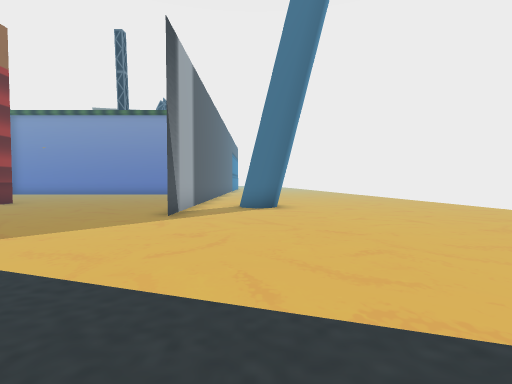
[1] (above)

24 first-person views from a walk through a scene from a Unity 3-D project. The camera is 1.5 m above the floor, tilts 2° down and sees 85° across. The floor is counted in squares, 2 m on a side. Each view is taken from the middle of a square. On the plan, view 1 faces up. The plan holds only what a view shows up to about 10 squares ahead; the rest is blank. The place goes on beyond the plan. The player character is not drawn.

[2]
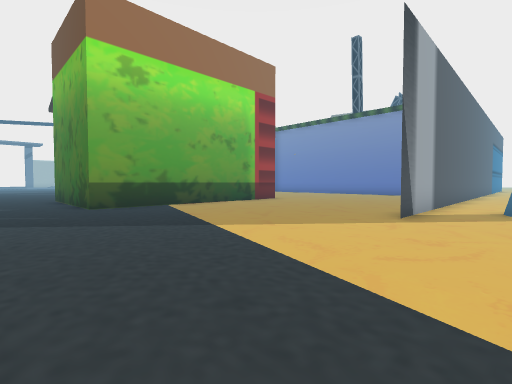

[3]
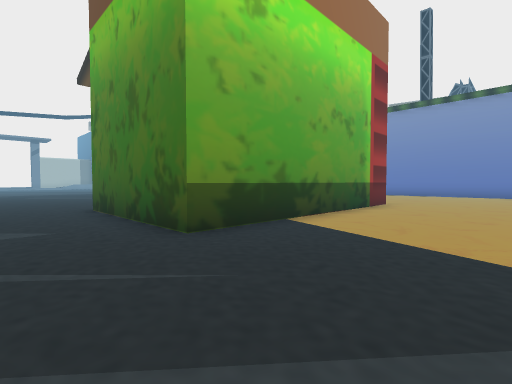

[4]
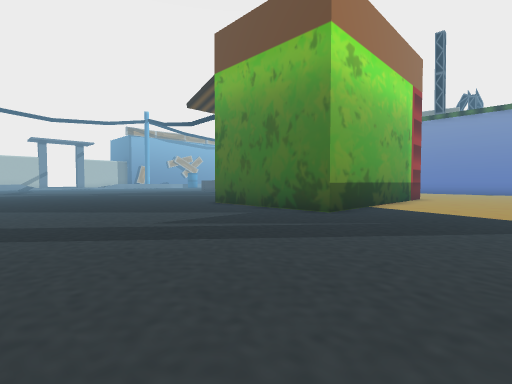

[5]
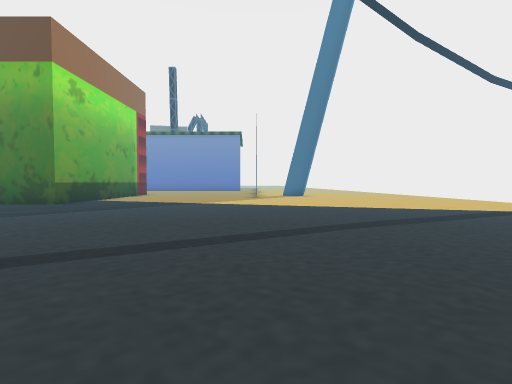

[6]
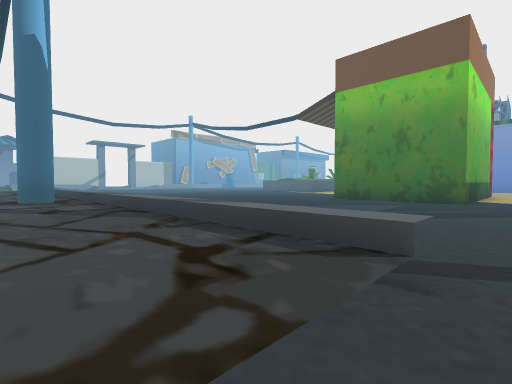

[7]
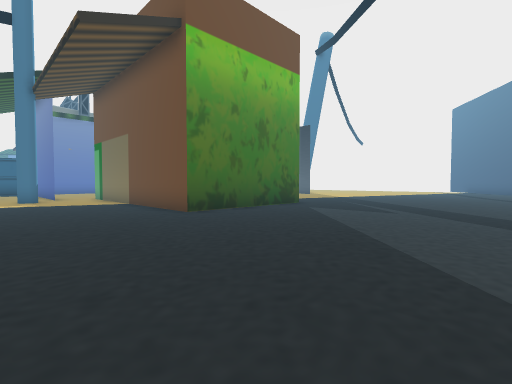

[8]
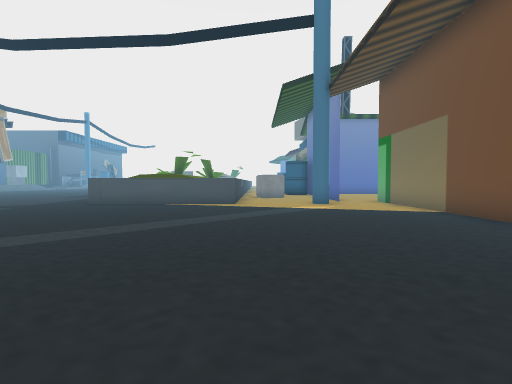

[9]
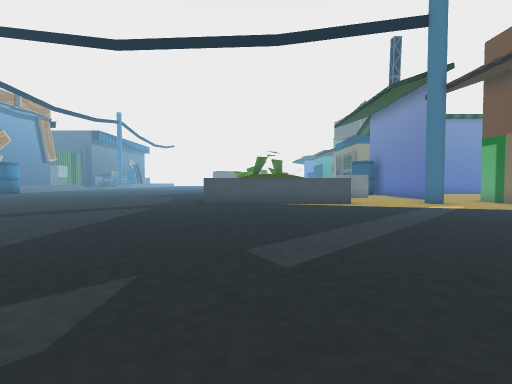

[10]
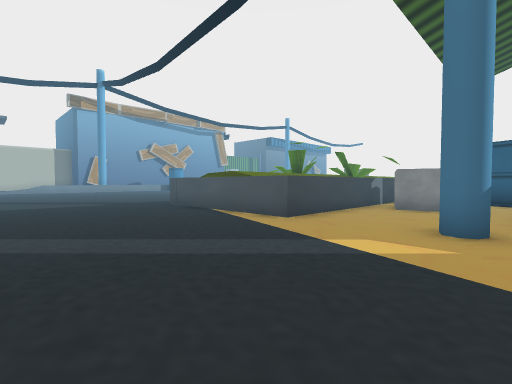

[11]
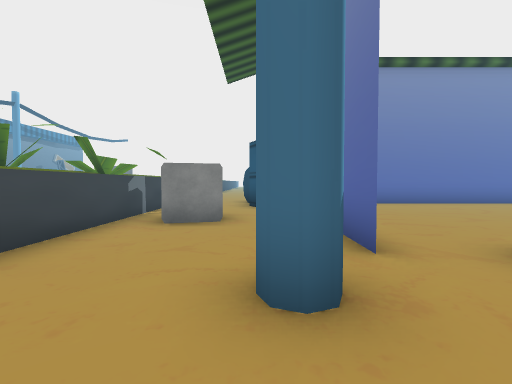

[12]
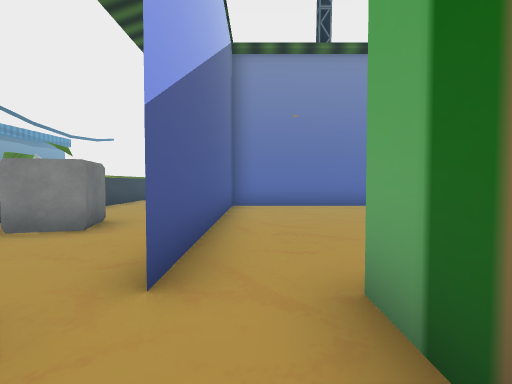

[13]
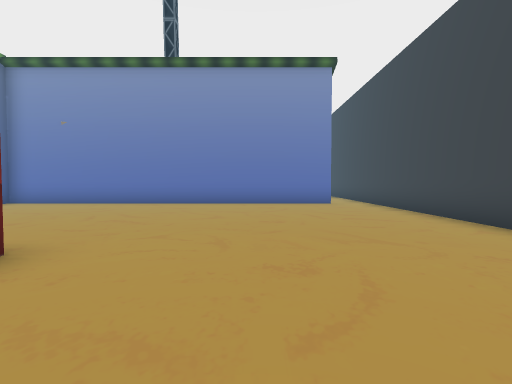

[14]
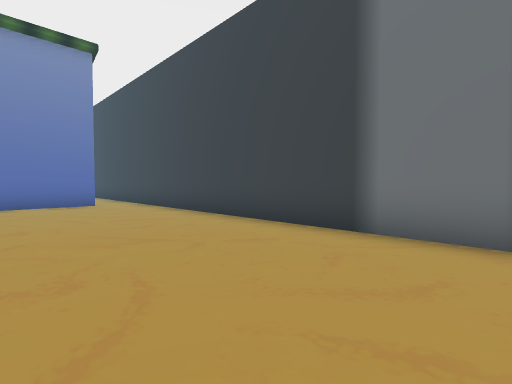

[15]
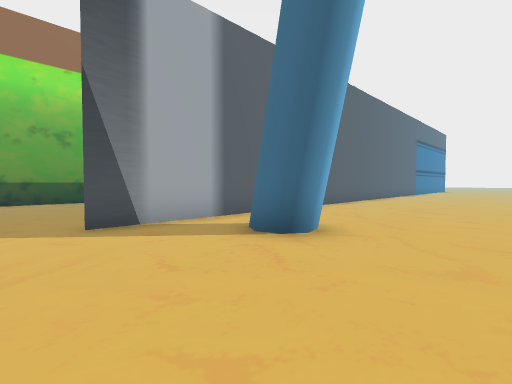

[16]
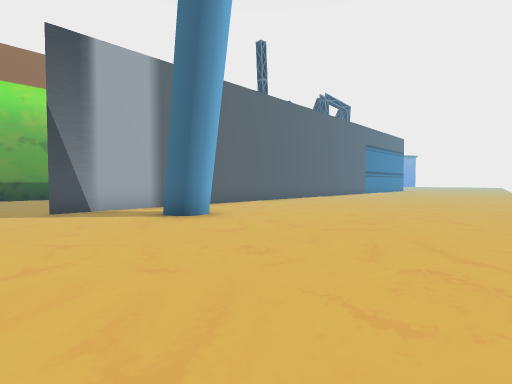

[17]
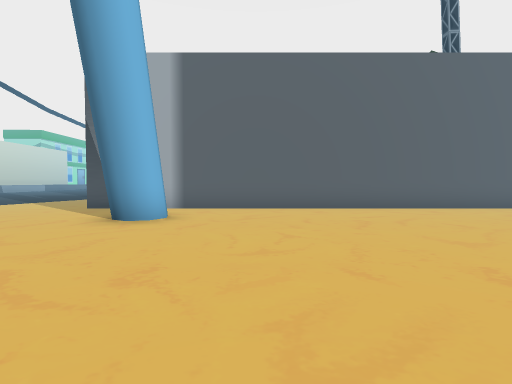

[18]
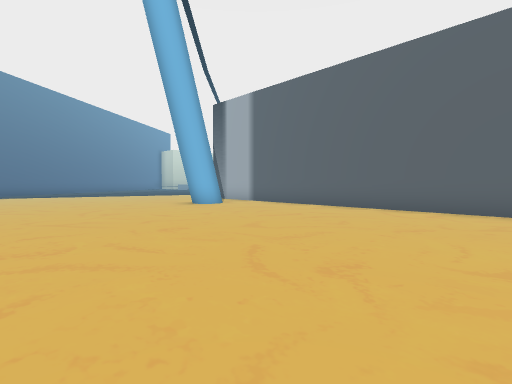

[19]
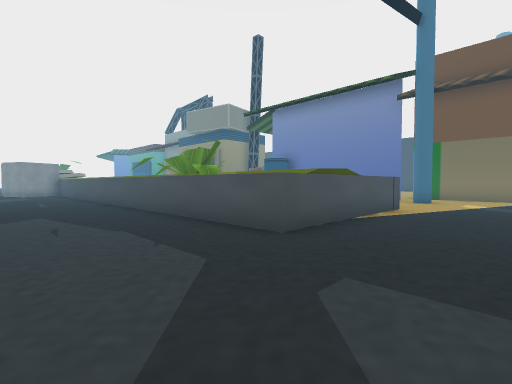

[20]
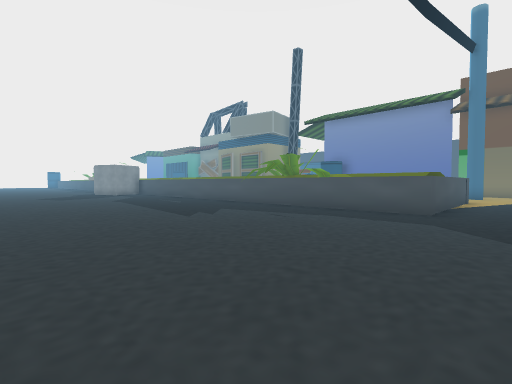

[21]
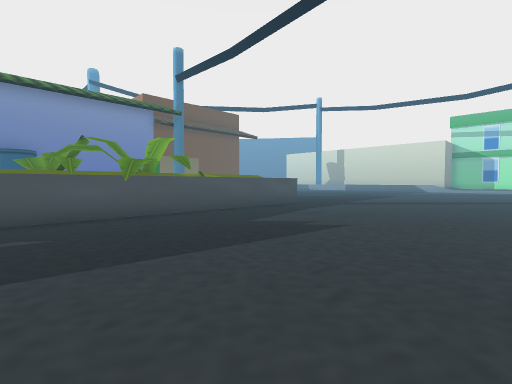

[22]
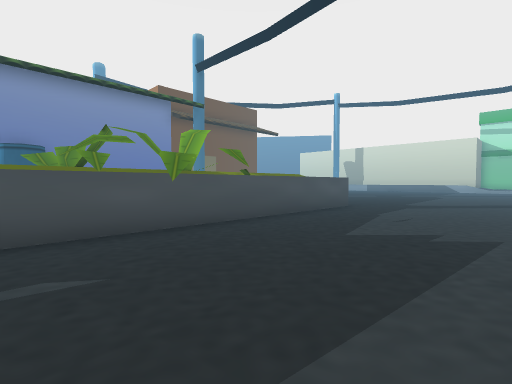

[23]
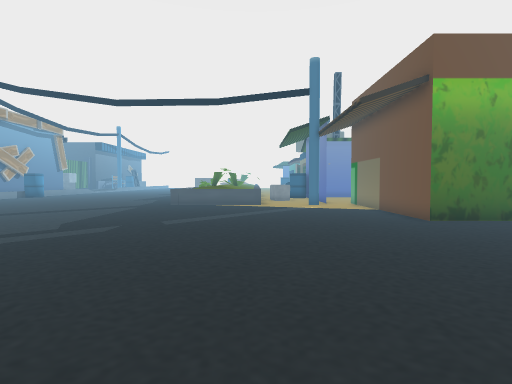

[24]
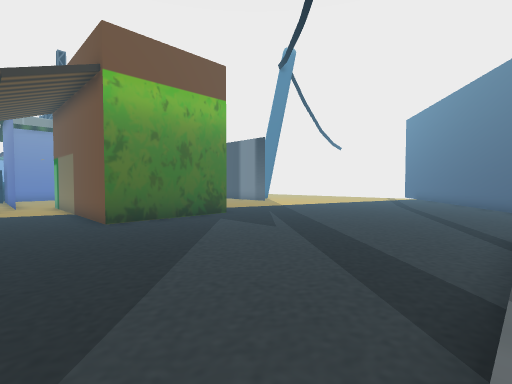

### Floor plan
Key: @ floor where view 1 was taken; # wall or solid block; x gap in a wall; . main floor; : floor 0.75 m higher than the main floor; / step, stairs or slope; ^ raised ledge.
Columns run from 31 left of view 1 to 6 right of it. Each row starts with its distance up from view 1.
 17  .......^.  ^.. ############.#........
 16 ........^. x ..##............#........
 15 ........^. .#...#............#........
 14 .......#^   ^...#............#........
 13 ........^   ^x#.#............#........
 12 ........^.. ^...#............#........
 11 ........^.. ^...#... ........#........
 10 ........^...^...#..   .......#........
  9 ........^##^^..#..#   #......#.#......
  8 ..................#   #......#.#......
  7 ..................#   #......#........
  6   ................#   #...............
  5   ................#   #...............
  4   ................#   #..............
  3    ...............#####...............
  2     ..................................
  1     .................................
  0      ..........................@.....
 -1       ..............................
 -2        ............................
 -3         ..........................
 -4          ........................
 -5           ......................
 -6                 ...............
 -7             / //////////..   .
 -8               :::#::::::.
 -9                 ::::::::.

Positions as (right, up) in squares from view 1, and headings:
1: (0, 0), facing up
2: (0, 0), facing up-left
3: (-5, 0), facing up-left
4: (-5, -4), facing up-left
5: (-2, -7), facing up
6: (-7, -9), facing up-left
7: (-17, -4), facing up-right
8: (-18, -1), facing up
9: (-22, -1), facing up
10: (-15, 4), facing up-left
11: (-16, 7), facing up
12: (-14, 8), facing up
13: (-6, 7), facing up
14: (-6, 7), facing up-right
15: (3, 5), facing up-left
16: (6, 5), facing up-left
17: (6, 11), facing left
18: (6, 17), facing down-left
19: (-27, 6), facing up-right
20: (-31, 7), facing up-right
21: (-30, 17), facing down-right
22: (-28, 17), facing down-right
23: (-19, -7), facing up
24: (-16, -7), facing up-right
